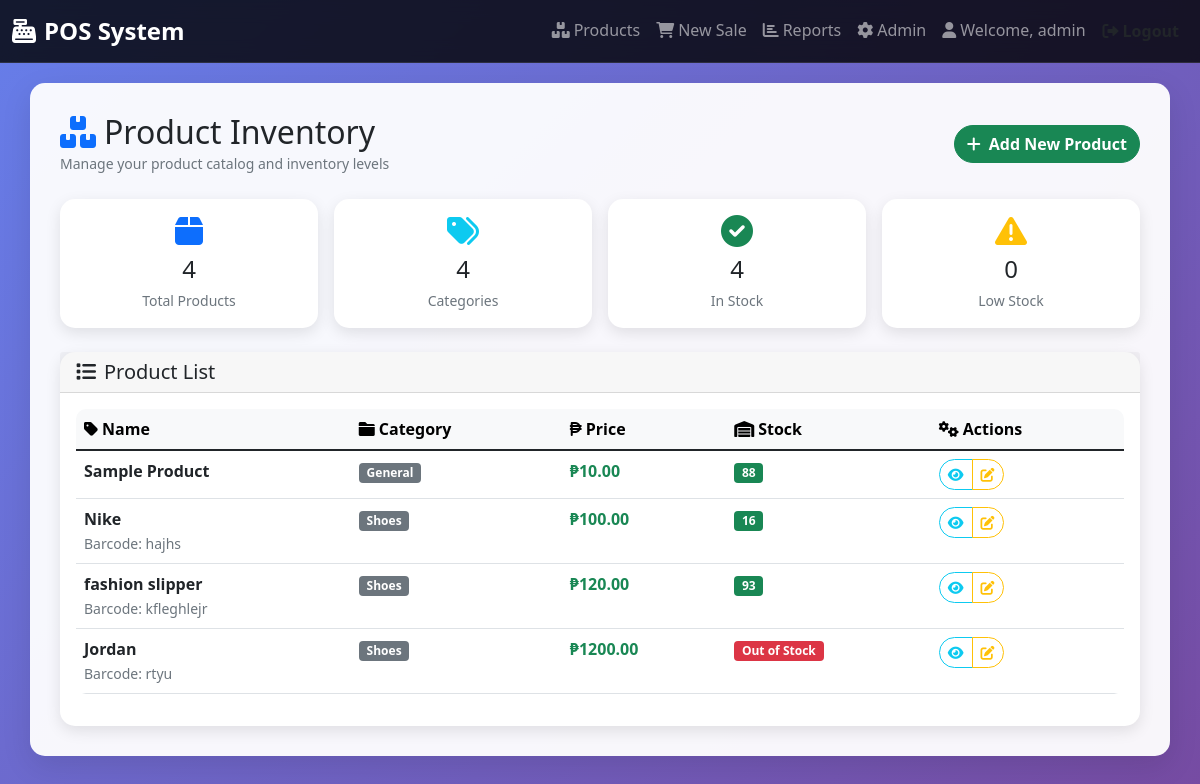
The page /products/ (signed in) on the database as committed earlier.
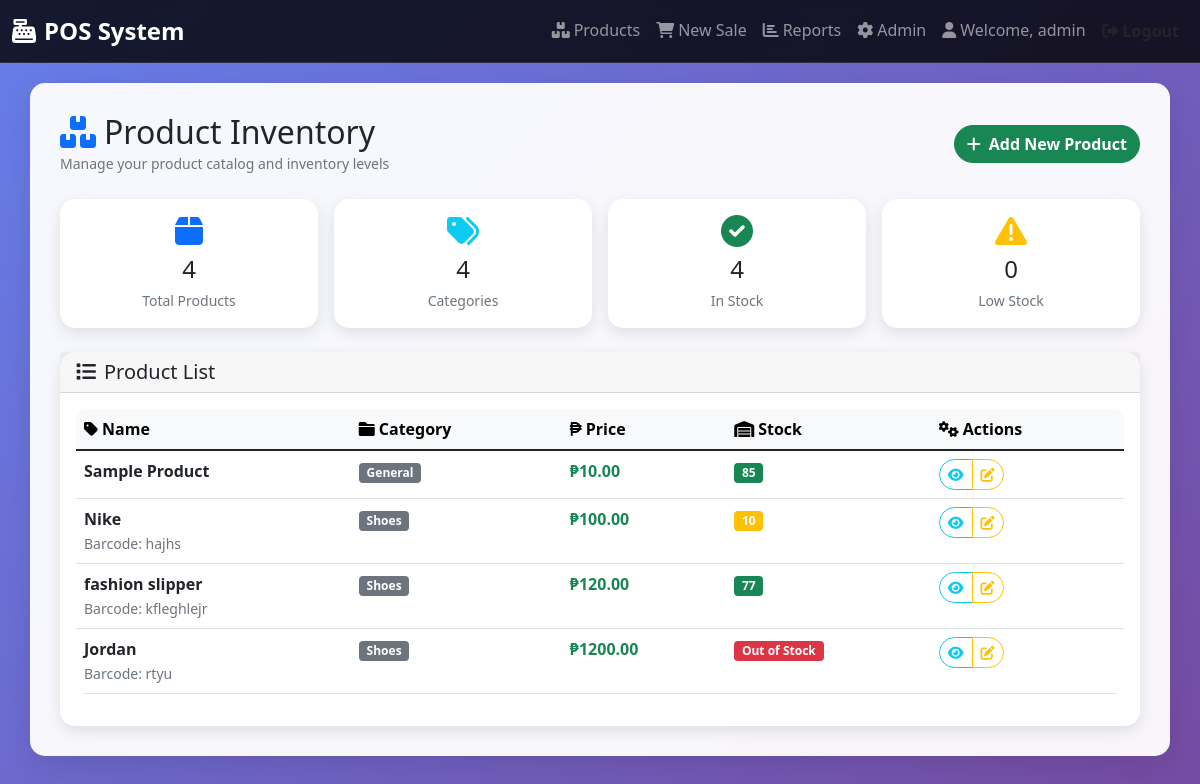
The same page on the database as committed later.
### pos_app/models.py (models this page shows, shortened)
class Product(models.Model):
    name = models.CharField(max_length=200)
    category = models.ForeignKey(Category, on_delete=models.CASCADE)
    price = models.DecimalField(max_digits=10, decimal_places=2)
    cost_price = models.DecimalField(max_digits=10, decimal_places=2, default=0)
    stock_quantity = models.PositiveIntegerField(default=0)
    barcode = models.CharField(max_length=100, unique=True, blank=True)
    description = models.TextField(blank=True)
    created_at = models.DateTimeField(auto_now_add=True)
    updated_at = models.DateTimeField(auto_now=True)

class Category(models.Model):
    name = models.CharField(max_length=100, unique=True)
    description = models.TextField(blank=True)

### pos_app/views.py (the view)
# urls.py: path('products/', views.product_list, name='product_list'),
@login_required
def product_list(request):
    products = Product.objects.all()
    return render(request, 'pos_app/product_list.html', {'products': products})

### pos_app/templates/pos_app/product_list.html (shortened to what the changed rows need)
{% extends 'pos_app/base.html' %}
{% block content %}
<div class="d-flex justify-content-between align-items-center mb-4">
    <div>
        <h2 class="mb-0"><i class="fas fa-boxes text-primary me-2"></i>Product Inventory</h2>
    </div>
</div>
<div class="card">
    <div class="card-body">
        <div class="table-responsive">
            <table class="table table-hover">
                <thead class="table-light">
                    <tr>
                        <th><i class="fas fa-tag me-1"></i>Name</th>
                        <th><i class="fas fa-folder me-1"></i>Category</th>
                        <th><i class="fas fa-peso-sign me-1"></i>Price</th>
                        <th><i class="fas fa-warehouse me-1"></i>Stock</th>
                        <th><i class="fas fa-cogs me-1"></i>Actions</th>
                    </tr>
                </thead>
                <tbody>
                    {% for product in products %}
                        <tr>
                            <td>
                                <strong>{{ product.name }}</strong>
                                {% if product.barcode %}
                                <br><small class="text-muted">Barcode: {{ product.barcode }}</small>
                                {% endif %}
                            </td>
                            <td>
                                <span class="badge bg-secondary">{{ product.category.name }}</span>
                            </td>
                            <td>
                                <strong class="text-success">₱{{ product.price }}</strong>
                            </td>
                            <td>
                                {% if product.stock_quantity > 10 %}
                                    <span class="badge bg-success">{{ product.stock_quantity }}</span>
                                {% elif product.stock_quantity > 0 %}
                                    <span class="badge bg-warning">{{ product.stock_quantity }}</span>
                                {% else %}
                                    <span class="badge bg-danger">Out of Stock</span>
                                {% endif %}
                            </td>
                            <td>
                                <div class="btn-group" role="group">
                                    <a href="{% url 'pos_app:product_detail' product.pk %}" class="btn btn-sm btn-outline-info" title="View Details">
                                        <i class="fas fa-eye"></i>
                                    </a>
                                    <a href="{% url 'admin:pos_app_product_change' product.pk %}" class="btn btn-sm btn-outline-warning" title="Edit Product">
                                        <i class="fas fa-edit"></i>
                                    </a>
                                </div>
                            </td>
                        </tr>
                    {% endfor %}
                </tbody>
            </table>
        </div>
    </div>
</div>
{% endblock %}

Rows that differ between the two databases and show on the page:
changed Product "Sample Product": stock_quantity "88" → "85"
changed Product "Nike": stock_quantity "16" → "10"
changed Product "fashion slipper": stock_quantity "93" → "77"
